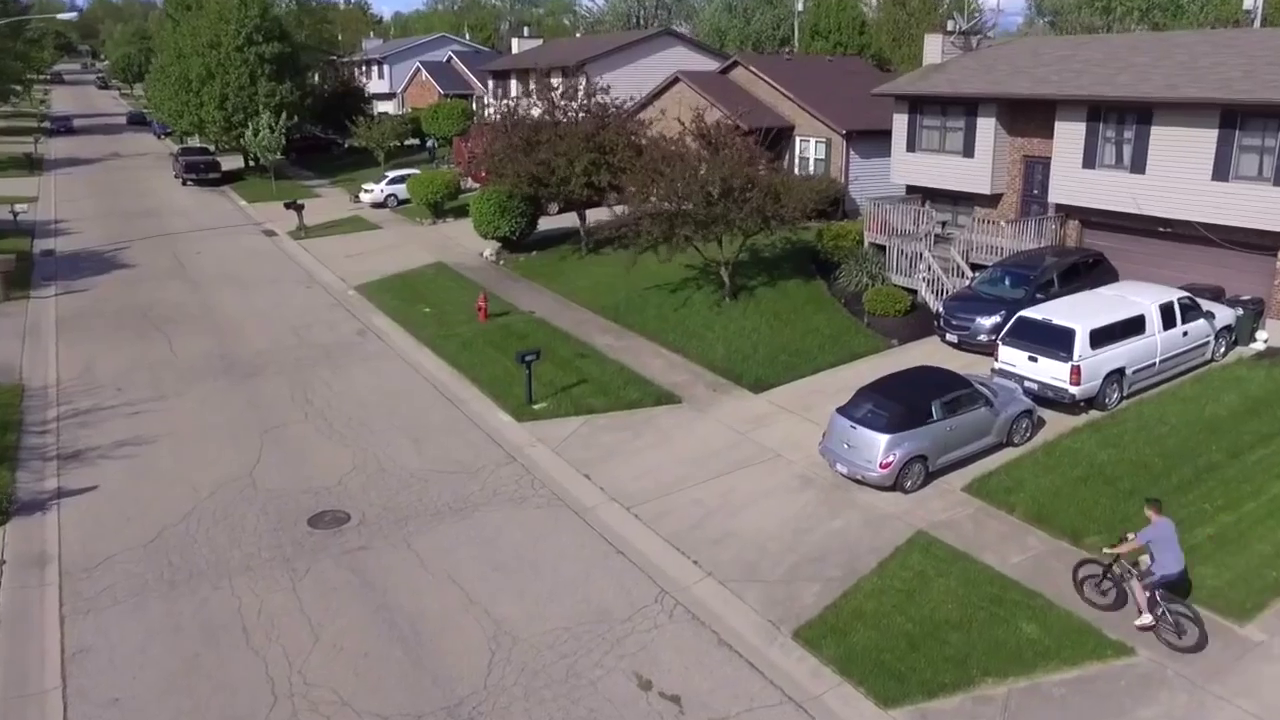
#> input picture frame 26 of Assignment_4/Datasets/BikeOnSidewalk.mp4, 1280 x 720 px, given in place of Soccer1.mp4, which was not available
$ python Homography_Overhead_Tracking.py
#> lines starting #> are read from the running program, lines starting #| are printed output that depends on the picture; pictures that were not available may be replaced by others from this repository, and a replacement may not be noted
# Itay Guy, 305104184 & Elias Jadon, 207755737
import cv2, os, argparse
import numpy as np

# out data:
# directory where all input data should being resided - should be provided by the user
inputDirectoryPath = ".//Datasets//"
# directory where results should being saved - it is created if it doesn't exist
outputDirectoryPath = ".//Results//"

# task data:
inputVideoName = "Soccer1.mp4"
selectPoints = False
numberOfPoints = 500

# out data
Point_color = (0, 0, 255)
Point_size = 7
Line_color = (0, 255, 0)
Line_size = 2

class VideoTracker:
    SF_INITIAL = 0
    SF_GAUSSIAN = 1
    DIV_REFRESH = 4
    DEFAULT_REFRESH_THRESH = 100
    JPEG_PARAM = [int(cv2.IMWRITE_JPEG_QUALITY), 95]

    def __init__(self):
        self.total_frames = -1
        self.is_ar_least_half_kp = False
        self.refresh_thresh = VideoTracker.DEFAULT_REFRESH_THRESH
        self.last_frames_number = list()
        self.lfn_pointer = 0


    """
    Call in a loop to create terminal progress bar
    @params:
        iteration   - Required  : current iteration (Int)
        total       - Required  : total iterations (Int)
        prefix      - Optional  : prefix string (Str)
        suffix      - Optional  : suffix string (Str)
        decimals    - Optional  : positive number of decimals in percent complete (Int)
        length      - Optional  : character length of bar (Int)
        fill        - Optional  : bar fill character (Str)
    """
    # [8 lines left out: function print_progress_bar, not called in this run]


    """
    mouse_click() -> None
    .   @brief Taking a position of some mouse click
    .   @param event Event object
    .   @param x An x location
    .   @param y An y location
    """
    # [4 lines left out: function mouse_click, not called in this run]


    """
    paint_point() -> painted image
    .   @brief Painting circles on an image
    .   @param points Points to draw
    .   @param im An image
    """
    # [4 lines left out: function paint_point, not called in this run]


    """
    get_points_from_user() -> Points array
    .   @brief Picking points from a frame interactively
    """
    # [14 lines left out: function get_points_from_user, not called in this run]

    """
    get_frame_from_video(index=0) -> frame
    .   @brief Fetching a frame from some specific index
    .   @param index Frame index
    """
    # [18 lines left out: function get_frame_from_video, not called in this run]


    """
    get_video_capturer(key_points) -> cv2.VideoCapturer, first video frame
    .   @brief Accessing the video file and extracting the first frame
    """
    def get_video_capturer(self):
        if not os.path.exists(inputDirectoryPath):
            print(inputDirectoryPath, "does not exist.")
            exit(-1)
        video_name = inputDirectoryPath + inputVideoName
        cap = cv2.VideoCapture(video_name)
        if not cap.isOpened():
            print(video_name, "does not exist.")
            exit(-1)
        self.total_frames = int(cap.get(cv2.CAP_PROP_FRAME_COUNT))
        self.refresh_thresh = int(cap.get(cv2.CAP_PROP_FRAME_COUNT) / VideoTracker.DIV_REFRESH)
        ret, frame = cap.read()
#> frame is the input picture: shape (720, 1280, 3); mean B, G, R 108.3, 115.4, 120.3
        if not ret:
            print("The frame is corrupted.")
            exit(-1)

        return cap, frame


    """
    fetch_key_points(image[, qualityLevel=0.0001[, minDistance=7[, blockSize=7]]]) -> array of key points as tuples
    .   @brief Extracting interesting points by harris corner algorithm
    .   @param image The original RGB image
    .   @param quality_level
    .   @param min_distance
    .   @param block_size
    """
    def fetch_key_points(self, image, quality_level=0.0001, min_distance=7, block_size=7):
#> called with quality_level = 0.0001, min_distance = 7, block_size = 7
        feature_params = dict(qualityLevel=quality_level,
                              minDistance=min_distance,
                              blockSize=block_size,
                              useHarrisDetector=True)
        dst = cv2.goodFeaturesToTrack(np.float32(cv2.cvtColor(image, cv2.COLOR_BGR2GRAY)),
                                      numberOfPoints,
                                      **feature_params)
#> dst = 500 rows, first 8: [1030, 358], [998, 340], [1183, 322], [1165, 328], [450, 54], [387, 177], [1142, 316], [1185, 333]
        # handling the case harris corner doesn't bring enough key points
        # qualityLevel found to be effective parameter on the detected points amount
        prev_dst_amt = dst.shape[0]
        while dst.shape[0] != numberOfPoints:
            if dst.shape[0] < numberOfPoints:
                feature_params["qualityLevel"] = feature_params["qualityLevel"] / 10.0
            else:
                feature_params["qualityLevel"] = feature_params["qualityLevel"] * 10.0
            dst = cv2.goodFeaturesToTrack(np.float32(cv2.cvtColor(image, cv2.COLOR_BGR2GRAY)),
                                          numberOfPoints,
                                          **feature_params)
            if prev_dst_amt == dst.shape[0]:
                # out if there is no improvement - maybe there is no points to take
                break
            else:
                prev_dst_amt = dst.shape[0]
#> after the loop, feature_params = {'qualityLevel': 0.0001, 'minDistance': 7, 'blockSize': 7, 'useHarrisDetector': True}
        self.is_ar_least_half_kp = int(len(dst) / 2) >= self.total_frames
#> self.is_ar_least_half_kp = False
        return dst


    """
    calc_next_point(prev_img, next_img, prev_pts) -> computed next key points, success status
    .   @brief Extracting interesting points by corner harris algorithm
    .   @param prev_img The previous original frame
    .   @param next_img The current original frame
    .   @param prev_pts Key points of the previous frame
    """
    def calc_next_point(self, prev_img, next_img, prev_pts):
        lk_params = dict(winSize=(22, 22),
                         maxLevel=3,
                         criteria=(cv2.TERM_CRITERIA_EPS | cv2.TERM_CRITERIA_COUNT, 10, 0.03))
        next_pts, status, err = cv2.calcOpticalFlowPyrLK(cv2.cvtColor(prev_img, cv2.COLOR_RGB2GRAY),
                                                         cv2.cvtColor(next_img, cv2.COLOR_RGB2GRAY),
                                                         prev_pts,
                                                         None,
                                                         **lk_params)
        return next_pts, status.ravel()


    """
    video_processing(save_out=False) -> None
    .   @brief Executing the video file frame by frame and processing the optical flow algorithm by key points
    .   @param save_out
    """
    def video_processing(self, save_out=False):
        print("Running video processing..")
        global Points
        global point_img
        Points = list()
        cap, prev_img = self.get_video_capturer()
        point_img = prev_img
        velocity_image = prev_img.copy()
        video_instance = None
        if save_out:
            if not os.path.exists(outputDirectoryPath):
                os.mkdir(outputDirectoryPath)
            w, h, _ = prev_img.shape
            video_instance = cv2.VideoWriter(outputDirectoryPath + "OF_" + inputVideoName[0:-4] + "_" + str(numberOfPoints) + "_out.avi",
                                             cv2.VideoWriter_fourcc(*'XVID'), 20.0, (h, w))
        mask = np.zeros_like(prev_img)
        if selectPoints:
            prev_pts = self.get_points_from_user()
        else:
            prev_pts = self.fetch_key_points(prev_img)
#> prev_pts has the same summary as dst in fetch_key_points

        count = 0
        while cap.isOpened():
            ret, next_img = cap.read()
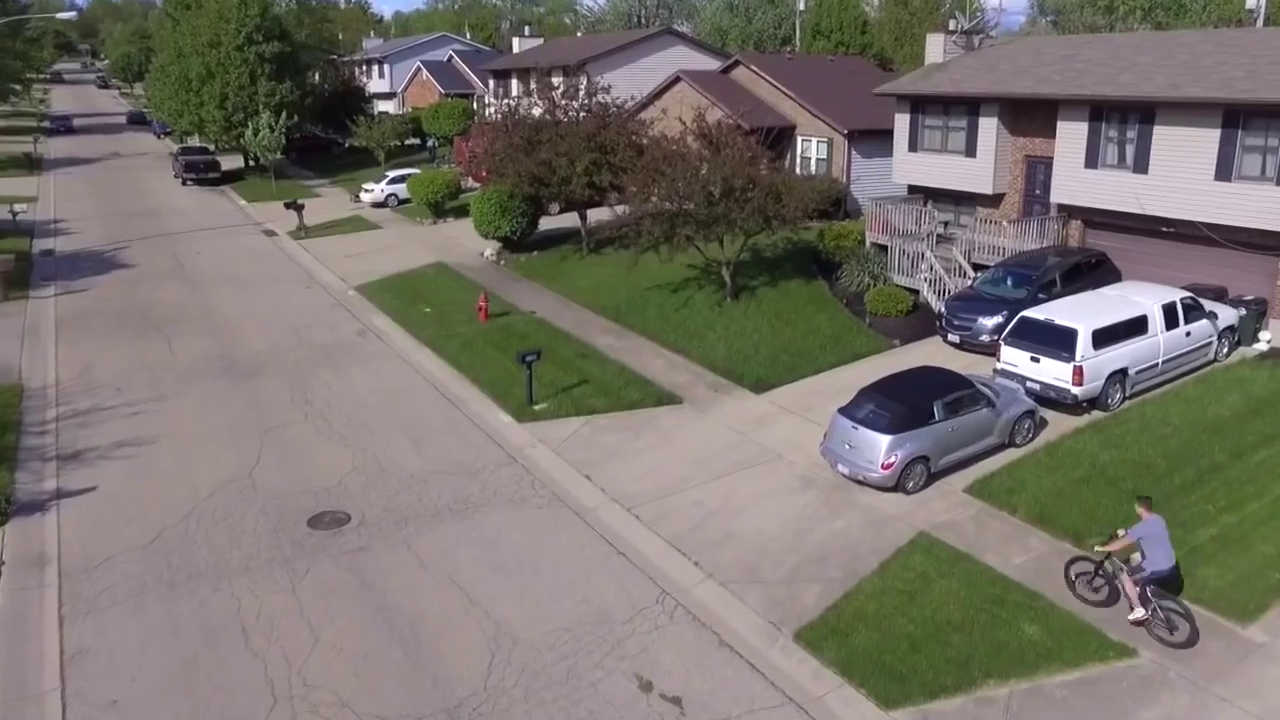
#> input picture frame 27 of Assignment_4/Datasets/BikeOnSidewalk.mp4, 1280 x 720 px, given in place of Soccer1.mp4, which was not available
#> next_img is the input picture: shape (720, 1280, 3); mean B, G, R 109.1, 115.7, 121
            if not ret:
                break
            else:
                # computing the next points
                next_pts, status = self.calc_next_point(prev_img, next_img, prev_pts)
#> in calc_next_point, `next_pts, status, err = cv2.calcOpticalFlowPyrLK(cv2.cvtColor(prev_img..`: next_pts = 500 rows, first 8: [1032.2, 358.5], [1000.2, 340.1], [1185.7, 322.3], [1167.7, 328.2], [450.8, 53.21], [387.3, 176.7], [1144.5, 316.3], [1187.8, 333.2]; status = 500 values, max 1 at index 0, min 0 at index 253, mean 0.998; err = 500 values, max 16.74 at index 72, min 3.07e-41 at index 253, mean 2.28
                new = next_pts[status == 1]
#> new = 499 rows, first 8: [1032.2, 358.5], [1000.2, 340.1], [1185.7, 322.3], [1167.7, 328.2], [450.8, 53.21], [387.3, 176.7], [1144.5, 316.3], [1187.8, 333.2]
                old = prev_pts[status == 1]
#> old = 499 rows, first 8: [1030, 358], [998, 340], [1183, 322], [1165, 328], [450, 54], [387, 177], [1142, 316], [1185, 333]

                # draw the tracks
                img = next_img.copy()
                for i, (n, o) in enumerate(zip(new, old)):
                    a, b = n.ravel()
                    c, d = o.ravel()
                    # velocity computation
                    mask = cv2.line(mask, (a, b), (c, d), [0, 255, 0], 2)
                    img = cv2.circle(img, (a, b), 3, [0, 0, 255], -1)
#> this loop made 499 passes
#> (a, b, c, d) on passes 1 to 3: (1032.2, 358.5, 1030, 358), (1000.2, 340.1, 998, 340), (1185.7, 322.3, 1183, 322)
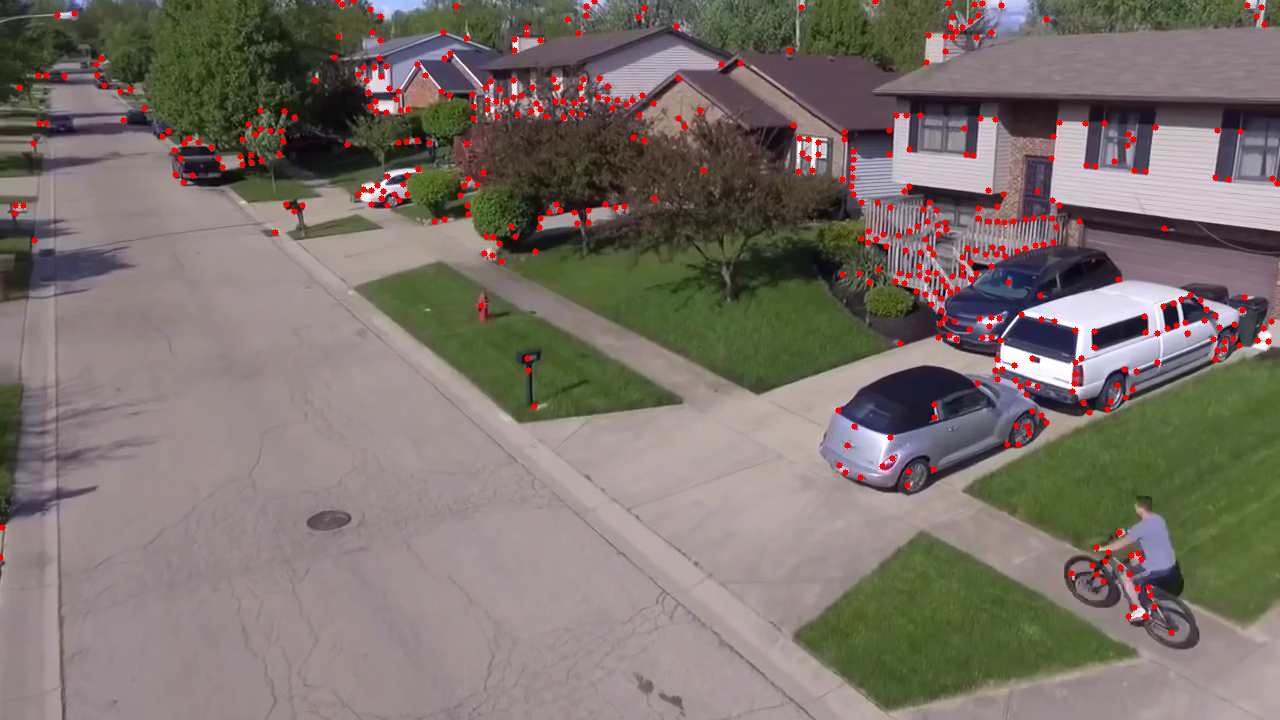
#> img: shape (720, 1280, 3); mean B, G, R 107.2, 113.9, 123.1
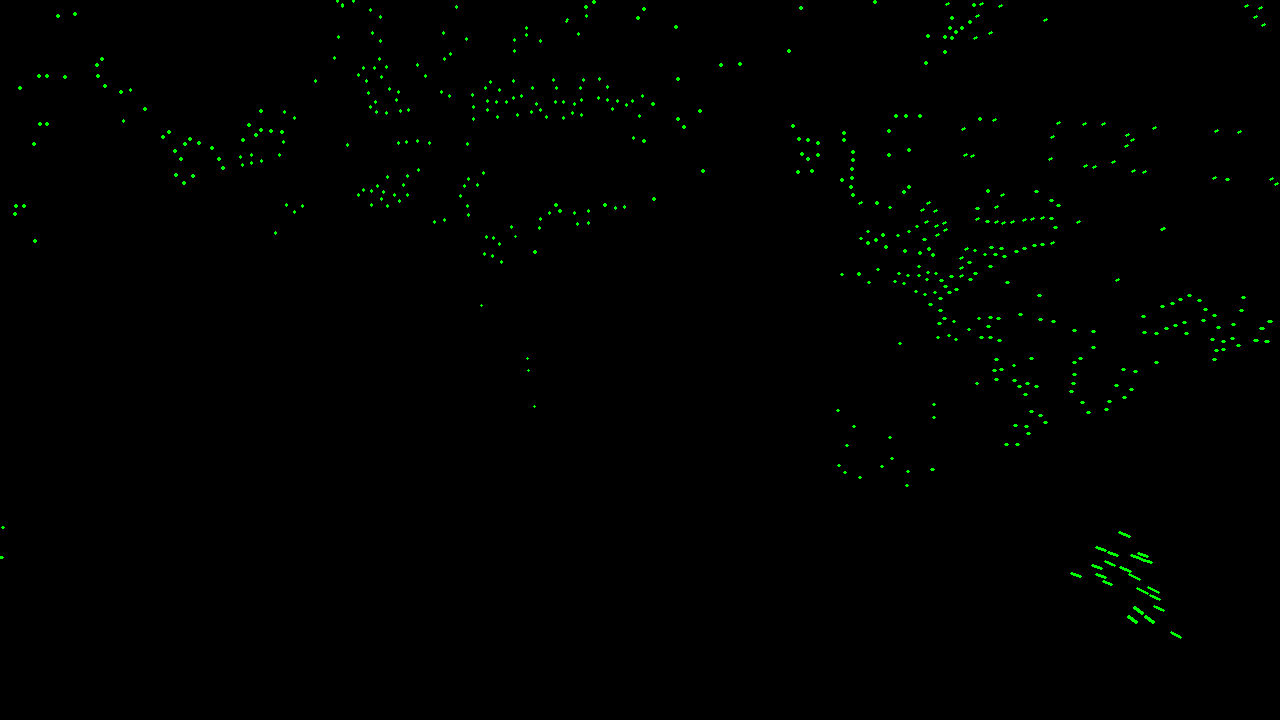
#> mask: shape (720, 1280, 3); mean of channels 0, 1, 2 0, 1.5, 0; drawn as B, G, R
                img = cv2.add(img, mask)
                velocity_image = cv2.add(velocity_image, mask)

                cv2.imshow('Processed Frame Out', img)
                if save_out:
                    video_instance.write(img)
                k = cv2.waitKey(1) & 0xff
#> (key Esc is pressed here)
                if k == 27:
                    break

                # updating the next iteration
                mask = np.zeros_like(mask)
                prev_img = next_img.copy()
                if count == self.refresh_thresh:
                    print("Points refreshing..")
                    prev_pts = self.fetch_key_points(prev_img)
                    count = 0
                else:
                    prev_pts = new.copy()

                count += 1

        cv2.destroyAllWindows()
        if save_out:
            out_name = outputDirectoryPath + "Velocity_" + inputVideoName[0:-4] + "_" + str(numberOfPoints) + "_out.jpg"
            cv2.imwrite(out_name, velocity_image, VideoTracker.JPEG_PARAM)
            print(out_name, "is saved.")
            video_instance.release()
        cap.release()
        print("Done!")


    """
    plot_peaks_of(image) -> None
    .   @brief Displaying the key point that were found to this specific image
    .   @param image
    """
    # [10 lines left out: function plot_peaks_of, not called in this run]


if __name__ == "__main__":
    tracker = VideoTracker()
    tracker.video_processing()

    # Next Section is made for the submission time - DO NOT REMOVE!
    """
    parser = argparse.ArgumentParser(description='Computer Vision - Assignment 4')
    parser.add_argument("--optical_flow", help="Executing an optical flow.", action="store_true")
    args = parser.parse_args()
    tracker = VideoTracker()

    flag = False
    if args.optical_flow:
        # [12 lines of commented-out code are left out]

        flag = True
        tracker.video_processing()

    if not flag:
        print("Should pick any functionality to execute. for help use -h.")
    """
